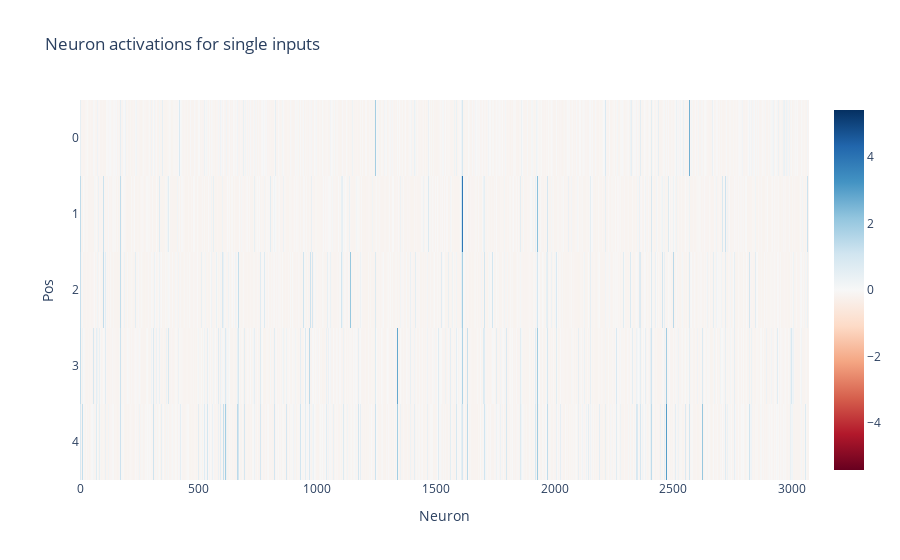

Notebook source saved alongside this figure:
### Code cell
def imshow(tensor, renderer=None, xaxis="", yaxis="", **kwargs):
    px.imshow(utils.to_numpy(tensor), color_continuous_midpoint=0.0, color_continuous_scale="RdBu", labels={"x":xaxis, "y":yaxis}, **kwargs).show(renderer)
    
imshow(rlhf_cache["post", 11][0], yaxis="Pos", xaxis="Neuron", title="Neuron activations for single inputs", aspect="auto")

### Figure 1 — Plotly figure (JSON) as saved in the notebook; plotly's stock layout.template omitted (floating-point values rounded to 4 significant figures; data arrays with more than 128 entries replaced by an {"elided": "..."} marker saying what was removed)
{"data": [{"coloraxis": "coloraxis", "hovertemplate": "Neuron: %{x}<br>Pos: %{y}<br>color: %{z}<extra></extra>", "name": "0", "type": "heatmap", "xaxis": "x", "yaxis": "y", "z": {"elided": "5x3072 float values"}}], "layout": {"coloraxis": {"cmid": 0, "colorscale": [[0, "rgb(103,0,31)"], [0.1, "rgb(178,24,43)"], [0.2, "rgb(214,96,77)"], [0.3, "rgb(244,165,130)"], [0.4, "rgb(253,219,199)"], [0.5, "rgb(247,247,247)"], [0.6, "rgb(209,229,240)"], [0.7, "rgb(146,197,222)"], [0.8, "rgb(67,147,195)"], [0.9, "rgb(33,102,172)"], [1, "rgb(5,48,97)"]]}, "title": {"text": "Neuron activations for single inputs"}, "xaxis": {"anchor": "y", "domain": [0, 1], "title": {"text": "Neuron"}}, "yaxis": {"anchor": "x", "autorange": "reversed", "domain": [0, 1], "title": {"text": "Pos"}}}}
